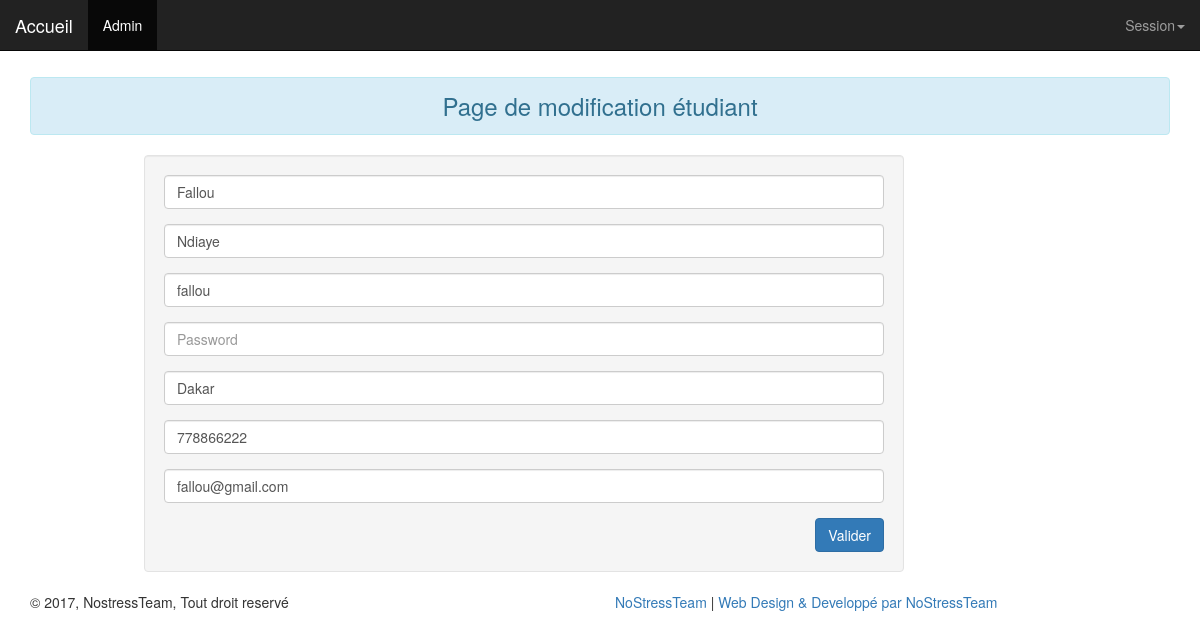
Page /modifier.php?recordID=2 on the committed database.
### tables this page shows
CREATE TABLE IF NOT EXISTS `etudiants` (
  `id` int(10) NOT NULL AUTO_INCREMENT,
  `prenoms` varchar(100) NOT NULL,
  `nom` varchar(50) NOT NULL,
  `login` varchar(100) NOT NULL,
  `mdp` varchar(100) NOT NULL,
  `telephone` varchar(10) NOT NULL,
  `adresse` varchar(100) NOT NULL,
  `email` varchar(50) NOT NULL,
  PRIMARY KEY (`id`)
);

### modifier.php (the view, shortened to what this page needs)
<?php require_once('Connections/cnx.php'); ?>
<?php
if (!function_exists("GetSQLValueString")) {
    function GetSQLValueString($theValue, $theType, $theDefinedValue = "", $theNotDefinedValue = "")
    {
        $theValue = function_exists("mysql_real_escape_string") ? mysql_real_escape_string($theValue) : mysql_escape_string($theValue);
        switch ($theType) {
            case "long":
            case "int":
                $theValue = ($theValue != "") ? intval($theValue) : "NULL";
                break;
        }
        return $theValue;
    }
}
$editFormAction = $_SERVER['PHP_SELF'];
if (isset($_SERVER['QUERY_STRING'])) {
    $editFormAction .= "?" . htmlentities($_SERVER['QUERY_STRING']);
}
$colname_Recordset1 = "-1";
if (isset($_GET['recordID'])) {
    $colname_Recordset1 = $_GET['recordID'];
}
$query_Recordset1 = sprintf("SELECT * FROM etudiants WHERE id = %s", GetSQLValueString($colname_Recordset1, "int"));
$Recordset1 = mysql_query($query_Recordset1, $cnx) or die(mysql_error());
$row_Recordset1 = mysql_fetch_assoc($Recordset1);
?>
<!doctype html>
<html>
<head>
    <link rel="stylesheet" href="https://maxcdn.bootstrapcdn.com/bootstrap/3.3.7/css/bootstrap.min.css">
    <link href="https://cdnjs.cloudflare.com/ajax/libs/font-awesome/4.4.0/css/font-awesome.min.css" rel='stylesheet' type='text/css'>
</head>
<body>
<nav class="navbar navbar-inverse navbar-fixed-top" >
    <div class="container-fluid">
        <div class="navbar-header">
            <a class="navbar-brand" href="index.php" style="color:#FFF">Accueil</a></div>
        <div class="collapse navbar-collapse" id="topFixedNavbar1">
            <ul class="nav navbar-nav">
                <li class="active"><a href="admin.php">Admin<span class="sr-only">(current)</span></a></li>
            </ul>
            <ul class="nav navbar-nav navbar-right">
                <li class="dropdown"><a href="#" class="dropdown-toggle" data-toggle="dropdown" role="button" aria-haspopup="true" aria-expanded="false">Session<span class="caret"></span></a>
                </li>
            </ul>
        </div>
    </div>
</nav>
<div class="container">
        <div class="form-area">
            <form method="post" name="form1" action="<?php echo $editFormAction; ?>">
                <br style="clear:both">
                <h3 class="alert alert-info" style="margin-top: 5%; text-align: center;">Page de modification étudiant</h3>
                <div class="well col-md-8 center-block" style="margin-left: 10%">
                    <div class="form-group ">
                        <input size="60" maxlength="255" class="form-control" placeholder="Prenom" name="prenoms"type="text" value="<?php echo htmlentities($row_Recordset1['prenoms'], ENT_COMPAT, 'utf-8'); ?>">                                                           </div>
                    <div
                    <div class="form-group ">
                        <input size="60" maxlength="255" class="form-control" placeholder="Nom" name="nom"type="text" value="<?php echo htmlentities($row_Recordset1['nom'], ENT_COMPAT, 'utf-8'); ?>">
                    </div>
                    <div class="form-group">
                        <input size="60" maxlength="255" class="form-control" placeholder="Login" name="login"type="text" value="<?php echo htmlentities($row_Recordset1['login'], ENT_COMPAT, 'utf-8'); ?>">                                                       					                                       </div>
                    <div class="form-group ">
                        <input size="60" maxlength="255" class="form-control" placeholder="Password" name="mdp" type="password">                                    </div>
                    <div class="form-group ">
                        <input size="60" maxlength="255" class="form-control" placeholder="Adresse" name="adresse" id="UserRegistration_address" type="text" value="<?php echo htmlentities($row_Recordset1['adresse'], ENT_COMPAT, 'utf-8'); ?>">                                    </div>
                    <div class="form-group ">
                        <input size="60" maxlength="255" class="form-control" placeholder="Numero de Téléphone" name="telephone" type="text" value="<?php echo htmlentities($row_Recordset1['telephone'], ENT_COMPAT, 'utf-8'); ?>">                                                                  </div>
                    <div class="form-group">
                        <input size="60" maxlength="255" class="form-control" placeholder="Email" name="email" id="UserRegistration_address" type="text" value="<?php echo htmlentities($row_Recordset1['email'], ENT_COMPAT, 'utf-8'); ?>">                                    </div>
                    <button  type="submit" id="submit" name="submit" class="btn btn-primary pull-right">Valider </button>
                </div>
            </form>
        </div>
    </div>
<footer>
    <div class="footer-bottom" >
        <div class="container">
            <div class="row">
                <div class="col-xs-12 col-sm-6 col-md-6 col-lg-6">
                    <div class="copyright">
                        © 2017, NostressTeam, Tout droit reservé
                    </div>
                </div>
                <div class="col-xs-12 col-sm-6 col-md-6 col-lg-6">
                    <div class="design">
                        <a href="#">NoStressTeam</a> |  <a href="#">Web Design & Developpé par NoStressTeam</a>
                    </div>
                </div>
            </div>
        </div>
    </div>
</footer>
</body>
</html>

### rows in the picture
etudiants: prenoms "Fallou", nom "Ndiaye", login "fallou", adresse "Dakar", telephone "778866222", email "fallou@gmail.com"
